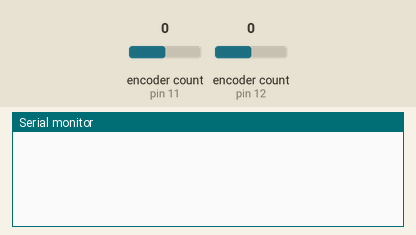
Simulated run of this sketch. Board: Arduino Uno, built with avr-gcc and run on an emulated ATmega328P. Parts: the last lines printed to the serial monitor. Inputs (shaded band) come from the test bench; at power-on: encoder count (sensors on pin 11, pin 12) 0.

Above: at 1.2 s.
1.3 s: encoder count (sensor on pin 11) set to 1
At 2.4 s:
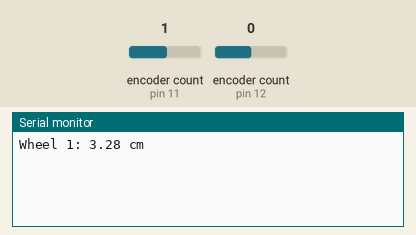
2.8 s: encoder count (sensor on pin 12) set to 1
At 3.5 s:
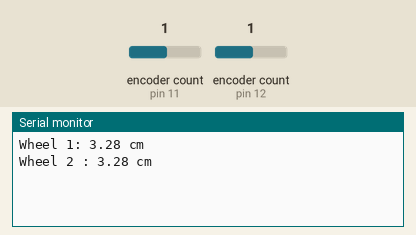
4.3 s: encoder count (sensor on pin 11) set to 2
At 4.6 s:
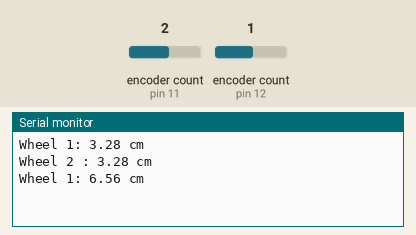
5.8 s: encoder count (sensor on pin 12) set to 2
At 7.0 s:
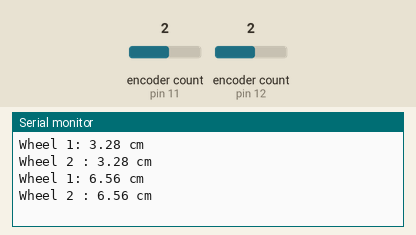

Measured:
- after the input at 1.3 s, the serial monitor: prints a new line at once (image 1)
- after the input at 2.8 s, the serial monitor: prints a new line at once (image 2)
- after the input at 4.3 s, the serial monitor: prints a new line at once (image 3)
- after the input at 5.8 s, the serial monitor: prints a new line at once (image 4)

The sketch:

encoder_wheels_distance.ino
```cpp
#include <Encoder.h>  // include the Encoder library

// define the pins for the two encoders
#define encoderPinA1 11
#define encoderPinB1 2
#define encoderPinA2 12
#define encoderPinB2 3

// create two Encoder objects for the two wheels
Encoder encoder1(encoderPinA1, encoderPinB1);
Encoder encoder2(encoderPinA2, encoderPinB2);

// define the number of pulses per revolution for the encoders
const int PPR = 23;  // 23 pulses per revolution

// define variables to store the previous distance traveled by each wheel
double prevDistance1 = 0;
double prevDistance2 = 0;

void setup() {
  // initialize serial communication
  Serial.begin(9600);
}

void loop() {
  // get the number of pulses counted by the encoders
  long pulses1 = encoder1.read();
  long pulses2 = encoder2.read();

  // calculate the distance moved by each wheel in centimeters
  double distance1 = pulses1 * (M_PI * 6) / PPR;
  double distance2 = pulses2 * (M_PI * 6) / PPR;

  // print the distance moved by each wheel to the serial monitor if it has changed
  if (distance1 != prevDistance1) {
    Serial.print("Wheel 1: ");  // specify the wheel
    Serial.print(distance1, 2);  // print distance1 with 2 decimal places
     Serial.println(" cm");  // print the unit of distance
    prevDistance1 = distance1;  // update the previous distance traveled by the first wheel
  }
  if (distance2 != prevDistance2) {
    Serial.print("Wheel 2 : ");  // specify the wheel
    Serial.print(distance2 , 2);  // print distance2 with 2 decimal places
     Serial.println(" cm");  // print the unit of distance
    prevDistance2 = distance2;  // update the previous distance traveled by the second wheel
  }
}
```
